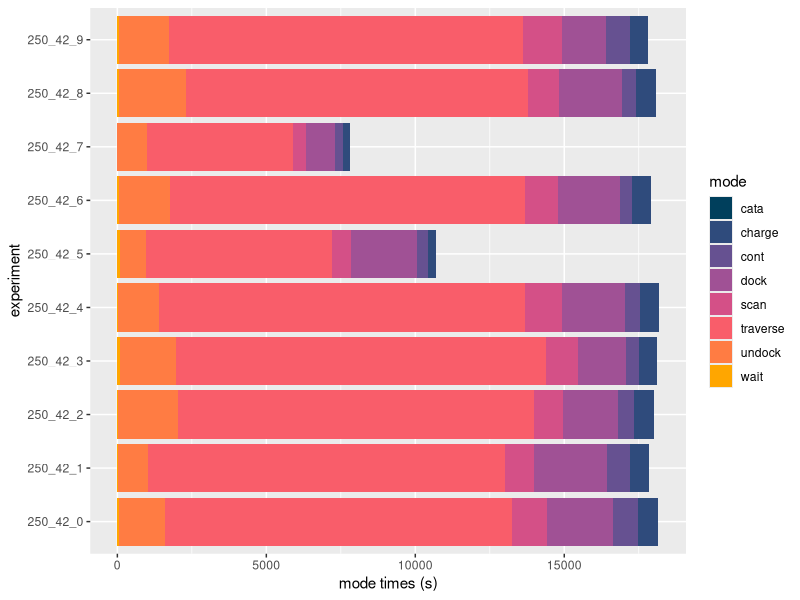

Write R code to recreate this figure.
library(ggplot2)

gen_plot <- function(plotPointsPre, y_name, x_name, filename) {
    finalPlot <- plotPointsPre + coord_flip() + xlab(x_name) + ylab(y_name)
    ggsave(finalPlot, file = filename, width=6, height=4)
}

input <- read.csv(file = "../experiments/monitoring_eval/mode_times.csv", header = TRUE, sep = ",")

ggp <- ggplot(input, aes(x = experiment, y = mode_time, fill = mode)) + geom_bar(position = "stack", stat = "identity") + scale_fill_manual("mode", values = c("cata" = "#003f5c", "charge" = "#2f4b7c", "cont" = "#665191", "dock" = "#a05195", "scan" = "#d45087", "traverse" = "#f95d6a", "undock" = "#ff7c43", "wait" = "#ffa600"))

gen_plot(ggp, "mode times (s)", "experiment", "mode_times.png")
